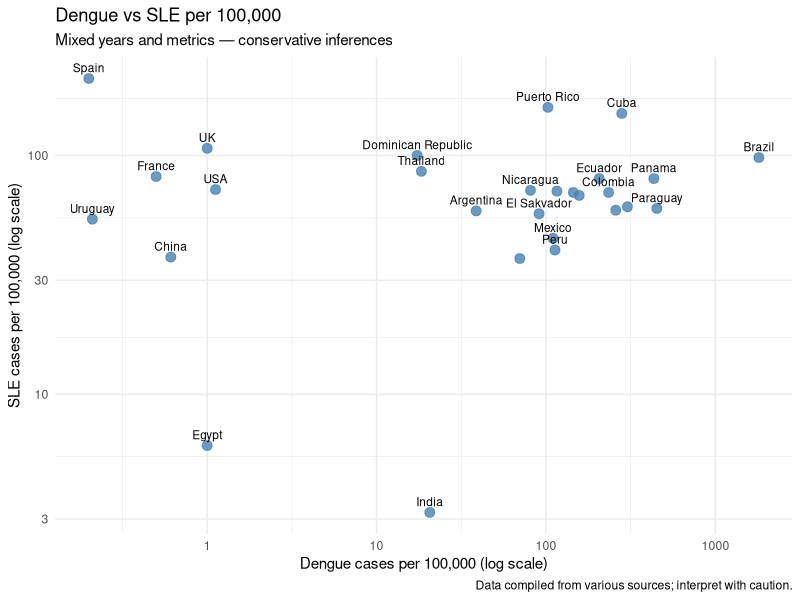
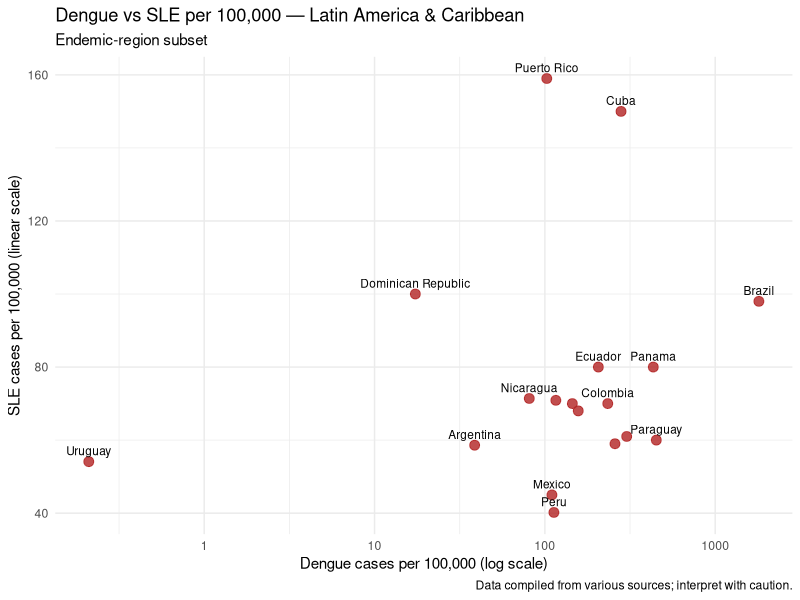

Write the R code that produced these figures, in order.
## ---- chunk 1
knitr::opts_chunk$set(echo = FALSE, warning = FALSE, message = FALSE)
library(ggplot2)
library(dplyr)
library(readr)
library(knitr)
library(kableExtra)
## ---- chunk 2
dengue_sle <- data.frame(
  Country = c(
    "Brazil", "Colombia", "Mexico", "Argentina", "Peru",
    "Puerto Rico", "Cuba", "Dominican Republic", "Costa Rica",
    "Panama", "Honduras", "Nicaragua", "Uruguay", "India", "Indonesia", "Egypt",
    "Thailand", "France", "Spain", "UK", "USA", "China", "Paraguay", 
    "Venezuela", "Ecuador", "Bolivia", "Guatemala", "El Sakvador"
  ),
  Dengue = c(
    1805, 234, 110, 38.7, 113,
    102.6, 280, 17.36, 116,
    433, 157, 81, 0.21, 20.6, 70, 1,
    18.38, 0.5, 0.2, 1, 1.12, 0.61, 451, 
    145, 206, 302.21, 258, 91
  ),
  SLE = c(
    98, 70, 45, 58.6, 40.2,
    159, 150, 100, 70.9,
    80, 68, 71.4, 54.1, 3.2, 37, 6.1,
    85.8, 81.6, 210, 107.14, 72, 37.56, 60, 
    70, 80, 61, 59, 57
  )
)

knitr::kable(
  dengue_sle,
  digits = 2,
  caption = "Dengue and SLE cases per 100,000 (mixed years, conservative inferences)"
)
## ---- chunk 3
ggplot(dengue_sle, aes(x = Dengue, y = SLE)) +
  geom_point(size = 3, color = "steelblue", alpha = 0.8) +
  geom_text(
    aes(label = Country),
    size = 3,
    vjust = -0.7,
    check_overlap = TRUE
  ) +
 scale_x_log10() +
  scale_y_log10() +
  labs(
    x = "Dengue cases per 100,000 (log scale)",
    y = "SLE cases per 100,000 (log scale)",
    title = "Dengue vs SLE per 100,000",
    subtitle = "Mixed years and metrics — conservative inferences",
    caption = "Data compiled from various sources; interpret with caution."
  ) +
  theme_minimal()
## ---- chunk 4
# Calculate Spearman's rho and p-value
spearman_test <- cor.test(dengue_sle$Dengue, dengue_sle$SLE, method = "spearman")

# Format the results into a clean table
cor_results <- data.frame(
  Metric = c("Spearman's Rho ($\rho$)", "P-value"),
  Value = c(round(spearman_test$estimate, 3), format.pval(spearman_test$p.value, digits = 3))
)

knitr::kable(
  cor_results, 
  caption = "Spearman Rank Correlation Results",
  col.names = c("Statistical Metric", "Value")
)
## ---- chunk 5
latam_countries <- c(
  "Brazil", "Colombia", "Mexico", "Argentina", "Peru",
  "Puerto Rico", "Cuba", "Dominican Republic", "Costa Rica",
  "Panama", "Honduras", "Nicaragua", "Uruguay",
  "Paraguay", "Venezuela", "Ecuador", "Bolivia",
  "Guatemala", "El Salvador"
)

dengue_sle_latam <- dengue_sle |>
  filter(Country %in% latam_countries)

knitr::kable(
  dengue_sle_latam,
  digits = 2,
  caption = "Latin America & Caribbean subset: Dengue and SLE cases per 100,000"
)
## ---- chunk 6
ggplot(dengue_sle_latam, aes(x = Dengue, y = SLE)) +
  geom_point(size = 3, color = "firebrick", alpha = 0.8) +
  geom_text(
    aes(label = Country),
    size = 3,
    vjust = -0.7,
    check_overlap = TRUE
  ) +
  scale_x_log10() +
  labs(
    x = "Dengue cases per 100,000 (log scale)",
    y = "SLE cases per 100,000 (linear scale)",
    title = "Dengue vs SLE per 100,000 — Latin America & Caribbean",
    subtitle = "Endemic-region subset",
    caption = "Data compiled from various sources; interpret with caution."
  ) +
  theme_minimal()
## ---- chunk 7
spearman_latam <- cor.test(
  dengue_sle_latam$Dengue,
  dengue_sle_latam$SLE,
  method = "spearman"
)

latam_cor_results <- data.frame(
  Metric = c("Spearman's Rho ($\\rho$)", "P-value", "N countries"),
  Value  = c(
    round(spearman_latam$estimate, 3),
    format.pval(spearman_latam$p.value, digits = 3),
    nrow(dengue_sle_latam)
  )
)

knitr::kable(
  latam_cor_results,
  caption = "Spearman Rank Correlation — Latin America & Caribbean subset",
  col.names = c("Statistical Metric", "Value")
)
## ---- chunk 8
library(readr)
library(dplyr)
library(knitr)
library(kableExtra)

study1 <- read_csv("Study1 (2).csv", show_col_types = FALSE)

study1 %>%
  arrange(Frontier, Gene) %>%
  kable(
    col.names = c("Taxon (Gene)", "Frontier"),
    caption = "Taxa identified on each Pareto frontier (Study1 MCO output)."
  ) %>%
  kable_styling(bootstrap_options = c("striped", "hover"), full_width = FALSE)
## ---- chunk 9
study1 %>%
  filter(Frontier == 1) %>%
  pull(Gene) %>%
  paste0("- ", .) %>%
  paste(collapse = "\n") %>%
  cat()
